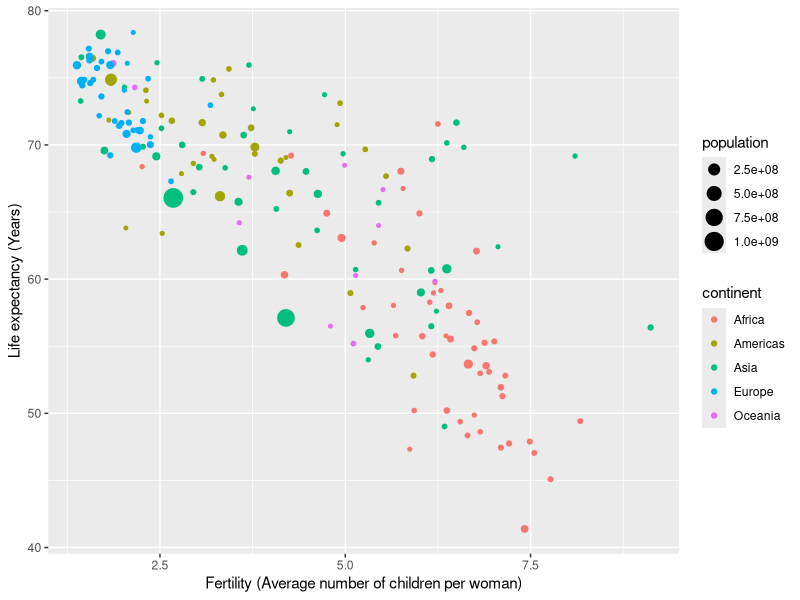

Here is the R script that generated this plot:
# Coding Question of the Day
# 9/26/2024
# Using the gapminder dataset, calculate the mean fertility rate by region for 
# the year 2015. Which 10 regions had the largest fertility rates that year?
# Assume there is no missing data. The following steps may be helpful.
# 1. Filter the data to only include the year 2015
# 2. Group by region
# 3. Calculate the average fertility rate for each region
# 4. Display the top 10 fertility rates (i.e., the 10 largest fertility rates)

library(dslabs)
library(dplyr)
data(gapminder)

region_fertility_rates <- gapminder %>%
  filter(year == 2015) %>%
  group_by(region) %>%
  summarise(avg_fertility_rate = mean(fertility)) %>%
  arrange(desc(avg_fertility_rate)) %>%
  top_n(10)

region_fertility_rates

# 10/01/2024
# Using the gapminder dataset, for the year 2000, add a column to the dataset 
# called `high_life_exp` that is equal to 1 if the life expectancy is above 
# 70 years of age and 0 otherwise. How many countries had a life expectancy 
# above 70 years in 2000? What percentage of countries included in the dataset 
# is this? Hint: it might be useful to use the ifelse function

library(dslabs)
library(dplyr)
data(gapminder)

gapminder_2000 <- gapminder %>%
  filter(year == 2000) %>%
  mutate(high_life_exp = ifelse(life_expectancy > 70, 1, 0))

# Sum the number of countries with life expectancy above 70
sum(gapminder_2000$high_life_exp)

# Percentage calculation
dim(gapminder_2000) # Show the number of countries in the dataset to get denominator

100/185 # 54%

# Another way to do the calculation
sum(gapminder_2000$high_life_exp) / length(gapminder_2000$high_life_exp)

#-------------------------------------------------------------------------------------------
# 10/03/2024
# Using the gapminder dataset and ggplot, for the year 1986, plot fertility on 
# the x-axis and life_expectancy on the y-axis. Color the points according to 
# continent, and make the size of the points correspond to the population of the 
# country. Update the x and y axis labels to be more informative. The arguments 
# color and size will be useful inside of ggplot. Note: you will most likely
# get ugly legends - don't worry about that right now. 

library(dslabs)
library(dplyr)
library(ggplot2)
data(gapminder)

gapminder %>% filter(year == 1986) %>%
  ggplot(aes(x = fertility, y = life_expectancy, color = continent, size = population)) +
  geom_point() +
  xlab("Fertility (Average number of children per woman)") +
  ylab("Life expectancy (Years)")


#-------------------------------------------------------------------------------------------
# 10/08/2024
# The dslabs package contains the us_contagious_disease dataset. This dataset 
# includes weekly reported counts data (cases) for seven diseases from 1928 to 
# 2011 for all 50 US states. Use this dataset and dplyr tools to create an 
# object called data that stores only the Measles data, includes a per 100,000 
# people rate, and removes Alaska and Hawaii since they only became states in 
# the late 1950s. Note there is a weeks_reporting column - take this into 
# account when calculating the rate. There are 52 weeks in a year.

library(dslabs)
library(dplyr)
data("us_contagious_diseases")

data <- us_contagious_diseases %>%
  filter(!state %in% c("Hawaii","Alaska"),
         disease == "Measles") %>%
  mutate(rate = (count / weeks_reporting) * 52 / (population / 100000))


#-------------------------------------------------------------------------------------------


# 10/10/2024
# Using the gapminder dataset, create a line graph of life_expectancy over time 
# for the country Haiti. Make sure to include informative axis labels and a title.
# There is a substantial decrease in life expectancy one year - look up the reason 
# for this if you don't know it already. Add text to your plot with geom_text 
# indicating the event that happened that year that had such a drastic impact on 
# life expectancy.

library(dslabs)
library(dplyr)
data("gapminder")
